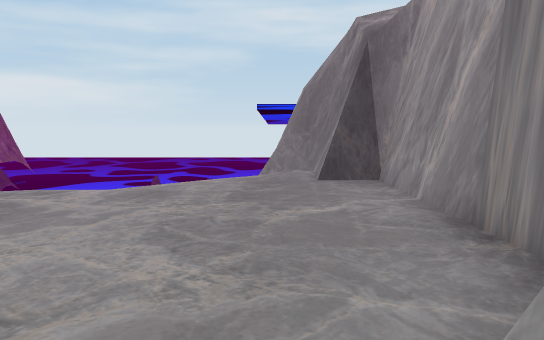
View 1 (above)

13 first-person views from a walk through a Unity game level. The camera is 1.3 m above the floor, tilts 6° down and sees 70° across. The floor is counted in squares, 1 m on a side. Each view is taken from the middle of a square. On the plan, view 1 faces up. The plan holds only what a view shows up to about 16 squares ahead; the rest is blank. The place goes on beyond the plan. Some surface patterns are stand-ins.

View 2
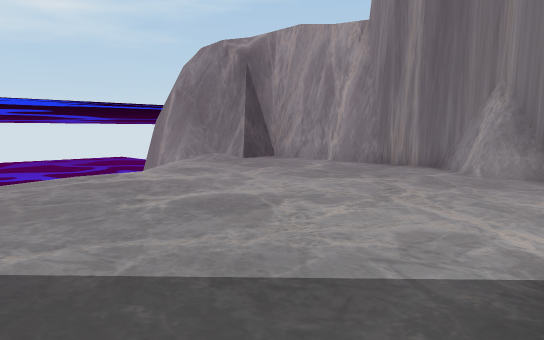

View 3
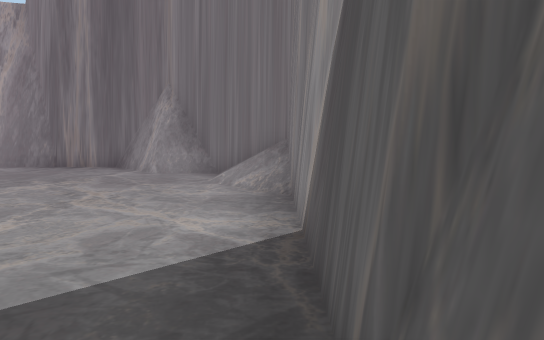

View 4
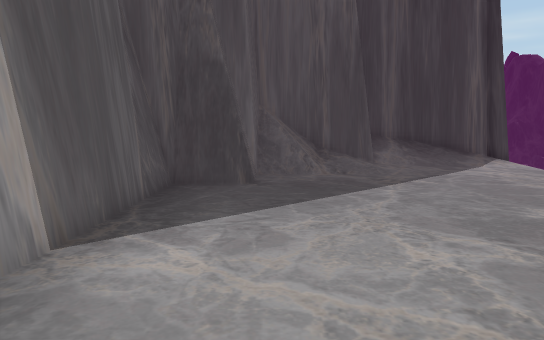

View 5
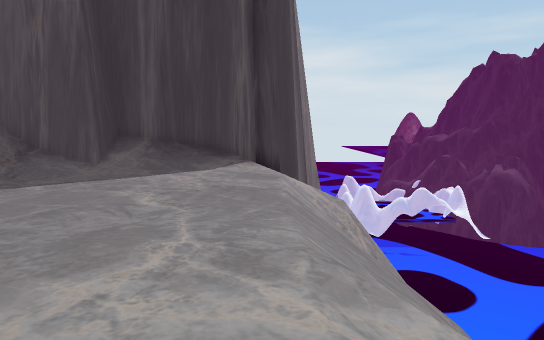

View 6
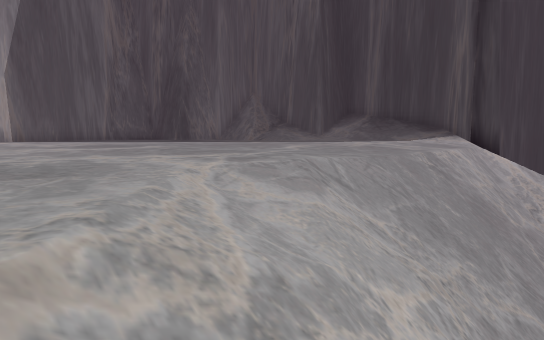

View 7
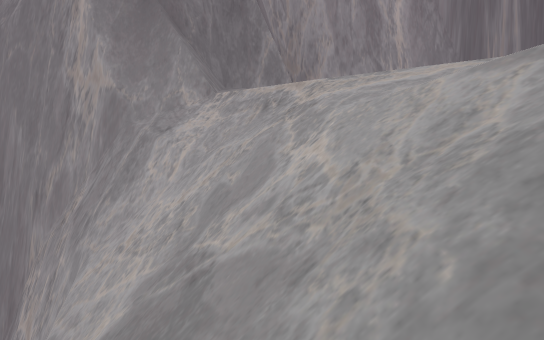

View 8
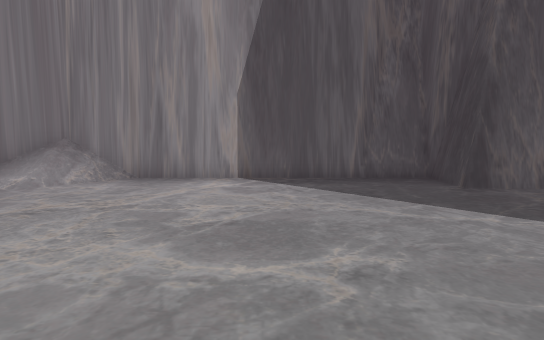

View 9
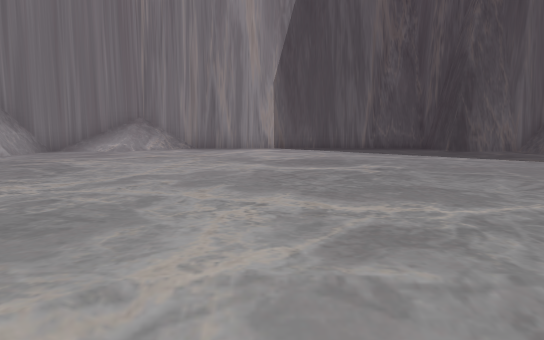

View 10
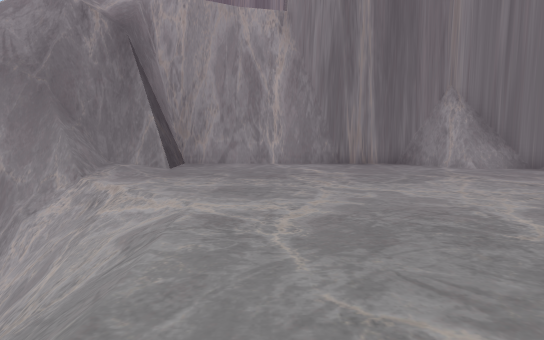

View 11
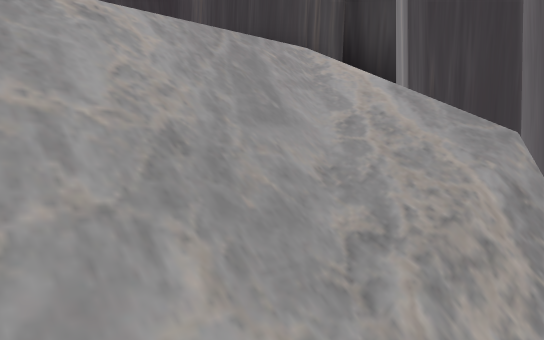

View 12
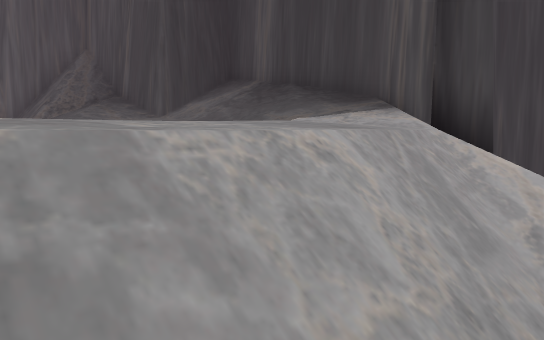

View 13
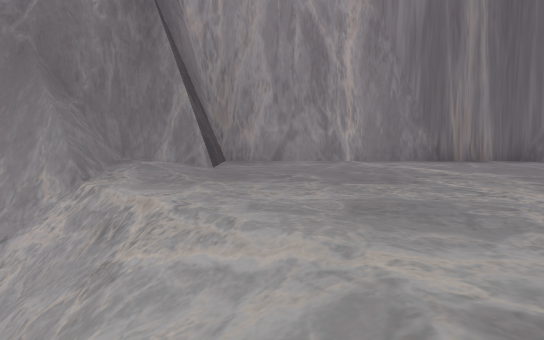

### Floor plan
Key: @ floor where view 1 was taken; # wall or solid block; . main floor; : floor 0.5 m higher than the main floor; / step, stairs or slope; = window, fence, low wall or low ledge; v drop or lower ground; O other object.
Columns run from 18 left of view 1 to 4 right of it. Each row starts with its distance up from view 1.
 18                 vv#
 17                vvv#
 16               ==vv#
 15              /==v/##
 14      v ///  //==///##
 13     vv////////=//.OO###
 12     ////////////......#
 11     ///////////.......#
 10 v##/..................#
  9 ###/..................#
  8   #/..................#
  7   #/:.................#
  6   #/::................#
  5   #/::................#
  4   ###/...............##
  3     #/..............###
  2     #//.............##
  1     ###.............#
  0      ###........./@##
 -1        #......../O##
 -2        ############

Where each view was taken, in squares from view 1:
view 1: 0 up, 0 right, facing up
view 2: 1 down, 10 left, facing up-right
view 3: 1 down, 10 left, facing right
view 4: 1 up, 1 left, facing left
view 5: 10 up, 2 left, facing left
view 6: 14 up, 2 left, facing down-left
view 7: 13 up, 9 left, facing right
view 8: 9 up, 6 left, facing down
view 9: 12 up, 5 left, facing down
view 10: 9 up, 11 left, facing right
view 11: 13 up, 11 left, facing down-left
view 12: 12 up, 10 left, facing down-left
view 13: 11 up, 7 left, facing right
